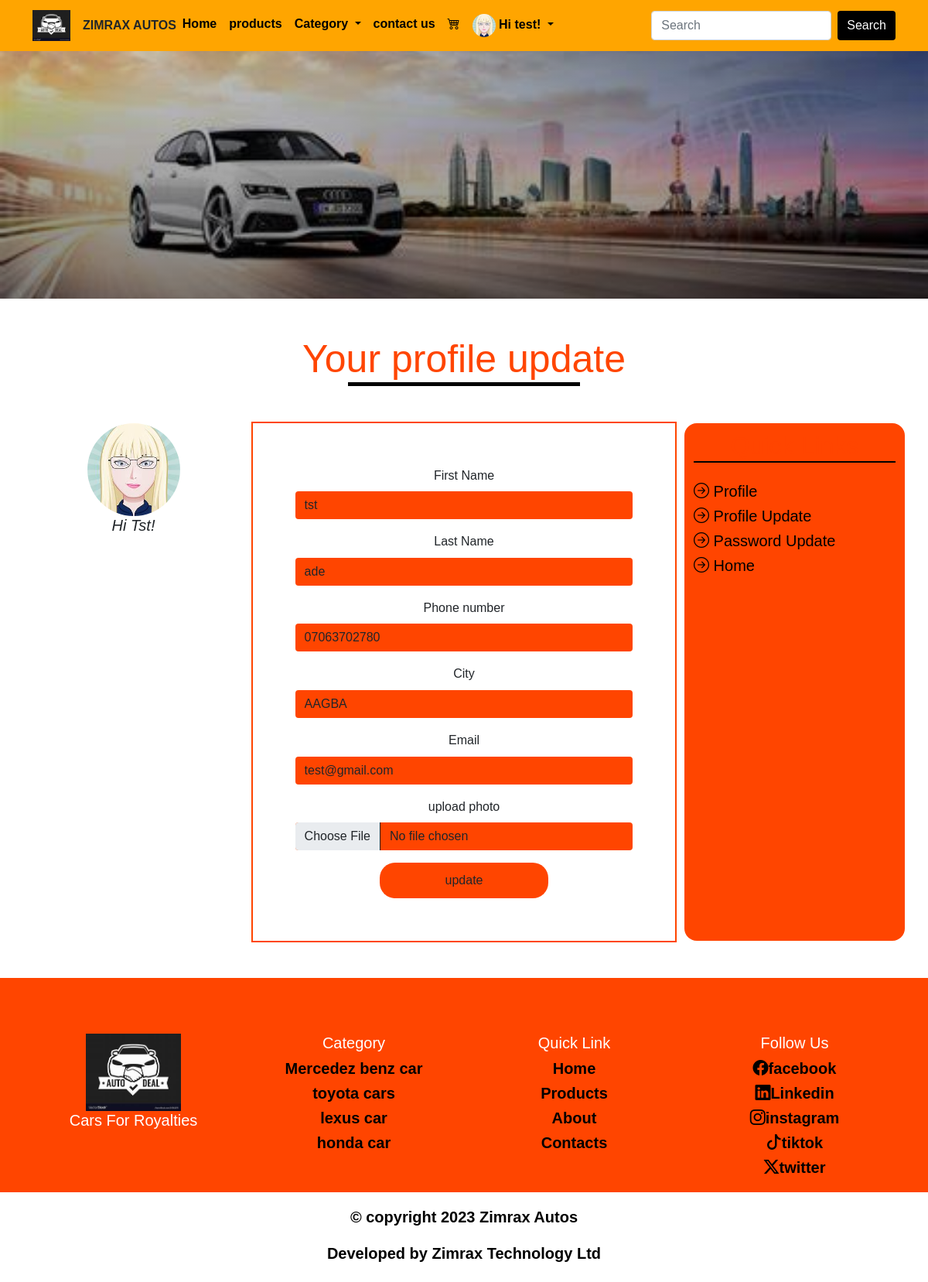
Screenshot of /profile_update (signed in) with the database file from the repository.
### main/models.py (models this page shows, shortened)
class AppInfo(models.Model):
    appname = models.CharField(max_length=50)
    logo = models.ImageField(upload_to="logo")
    carousel1 = models.ImageField(upload_to="carousel")
    carousel2 = models.ImageField(upload_to="carousel")
    carousel3 = models.ImageField(upload_to="carousel")
    banner = models.ImageField(upload_to="banner")
    copyrights = models.IntegerField()

class Customer_registration(models.Model):
    user = models.OneToOneField(
        User, on_delete=models.CASCADE
    )  # this line is compulsory, it ensure the django registration file recognize our own model for registration
    username = models.CharField(max_length=50)
    first_name = models.CharField(max_length=50)
    last_name = models.CharField(max_length=50)
    email = models.EmailField(max_length=254)
    city = models.CharField(max_length=254)
    phone_number = models.CharField(max_length=50)
    profile_picture = models.ImageField(upload_to="customer_photo")

### main/views.py (the view, shortened to what this page needs)
# urls.py: path("profile_update", views.profile_update, name="profile_update"),
@login_required(login_url='signin')
def profile_update(request):
    userprof = Customer_registration.objects.get(user__username=request.user.username)
    pform = ProfileForm(instance=request.user.customer_registration)
    context = {
        "userprof": userprof,
    }
    return render(request, "profile_update.html", context)

### main/context_processor.py (called while the page is built)
def horbital(request):
    info = AppInfo.objects.get(pk=2)
    cat = Category.objects.all()
    context = {
        'info': info,
        'cat':cat,
    }
    return context

### main/templates/profile_update.html (shortened to what this page needs)
{% extends 'base.html' %}
{%block header %}
{% include 'header.html' %}
{%endblock header%}
{%block banner %}
{% include 'banner.html' %}
{%endblock banner%}
{%block content %}
<div class="container">
  <div class="row">
    <h1 class="text-center title mt-5 mb-5">Your profile update</h1>
    <div class="col-12 col-md-3 pavat">
      <img src="{{userprof.profile_picture.url}}" alt="" style="height: 120px">
      <h5>hi {{user.first_name}}!</h5>
    </div>
    <div class="col-12 col-md-6 pform">
      <form action="{% url 'profile_update' %}" method="POST" enctype="multipart/form-data">
        <div class="mb-3">
          <label for="exampleInputEmail1" class="form-label ">First Name</label>
          <input type="text" name="first_name" value="{{userprof.first_name}}" class="form-control" id="exampleInputEmail1" aria-describedby="emailHelp">
        </div>
        <div class="mb-3">
          <label for="exampleInputEmail1" class="form-label">Last Name</label>
          <input type="text" name="last_name" value="{{userprof.last_name}}" class="form-control" id="exampleInputEmail1" aria-describedby="emailHelp">
        </div>
        <div class="mb-3">
          <label for="exampleInputEmail1" class="form-label">Phone number</label>
          <input type="text" name="phone_number" value="{{userprof.phone_number}}" class="form-control" id="exampleInputEmail1" aria-describedby="emailHelp">
        </div>
        <div class="mb-3">
          <label for="exampleInputEmail1" class="form-label">City</label>
          <input type="text" name="city"  value="{{userprof.city}}" class="form-control" id="exampleInputEmail1" aria-describedby="emailHelp">
        </div>
        <div class="mb-3">
            <label for="exampleInputEmail1" class="form-label">Email</label>
            <input type="email" name="email"  value="{{userprof.email}}" class="form-control" id="exampleInputEmail1" aria-describedby="emailHelp">
          </div>
        <div class="mb-3">
            <label for="exampleInputEmail1" class="form-label">upload photo</label>
            <input type="file" name="profile_picture" class="form-control" id="exampleInputEmail1" aria-describedby="emailHelp">
          </div>
          <div>
            <button type="submit" class="btn submit">update</button>
          </div>
      </form>
    </div>
    <div class="col-12 col-md-3 plink">
      <h2 class="text-center">quick links</h2>
      <ul class="list-unstyled text-start pt-3">
        <li> <a href="{% url 'profile' %}"><i class="bi bi-arrow-right-circle"></i> Profile</a></li>
        <li> <a href="{% url 'profile_update' %}"><i class="bi bi-arrow-right-circle"></i> Profile update</a></li>
        <li> <a href="{% url 'password_update' %}"><i class="bi bi-arrow-right-circle"></i> Password update</a></li>
        <li> <a href="{% url 'home' %}"><i class="bi bi-arrow-right-circle"></i> Home</a></li>
      </ul>
    </div>
  </div>
</div>
  {%endblock content%}
  {%block footer %}
{% include 'footer.html' %}
{%endblock footer%}

### main/templates/header.html (shortened to what this page needs)
{% load static %}
<nav class="navbar navbar-expand-lg navbar-light">
  <div class="container">
    <a class="navbar-brand" href="{% url 'landing_page' %}"
      ><img src="{{info.logo.url}}" style="height: 40px" />
    </a>
    <div class="name">ZIMRAX AUTOS</div>
    <div class="collapse navbar-collapse" id="navbarSupportedContent">
      <ul class="navbar-nav me-auto mb-2 mb-lg-0">
        {% if user.is_authenticated %}
        <li class="nav-item">
          <a class="nav-link" aria-current="page" href="{% url 'home' %}"
            >Home</a
          >
        </li>
        <li class="nav-item">
          <a class="nav-link" href="{% url 'product' %}">products</a>
        </li>
        <li class="nav-item dropdown">
          <a
            class="nav-link dropdown-toggle"
            href="#"
            id="navbarDropdown"
            role="button"
            data-bs-toggle="dropdown"
            aria-expanded="false"
            aria-expanded="false"
          >
            Category
          </a>
        </li>
        <li class="nav-item">
          <a
            class="nav-link"
            href="{% url 'contact' %}"
            tabindex="-1"
            aria-disabled="true"
            >contact us</a
          >
        </li>
        <li class="nav-item">
          <a href="{% url 'cart' %}" class="nav-link"
            ><i class="bi bi-cart4"></i
          ></a>
        </li>
        <li class="nav-item dropdown">
          <a
            class="nav-link dropdown-toggle"
            href="#"
            id="navbarDropdown"
            role="button"
            data-bs-toggle="dropdown"
            aria-expanded="false"
          >
            {% if user.customer_registration %}
            <img
              src="{{user.customer_registration.profile_picture.url}}"
              alt="avatar"
              style="height: 30px"
            />
            {% endif %} {% if request.user %}
            <span>Hi {{user.username}}!</span>
            {% endif %}
          </a>
        </li>
        {% endif %}
      </ul>
      <form action="{% url 'search' %}" method="POST" class="d-flex">
        <input
          class="form-control me-2"
          type="search"
          name="search"
          placeholder="Search"
          aria-label="Search"
        />
        <button type="submit" class="btn btn-outline-success" type="submit">
          Search
        </button>
      </form>
    </div>
  </div>
</nav>

### main/templates/footer.html
{% load static %}
<div class="footer mt-5">
    <div class="container footer">
      <div class="row">
        <div class="col-12 col-sm-6 col-md-6 col-lg-3">
          <div >
            <img src="{{info.logo.url}}" alt="WELCOME TO ZIMRAX Autos" />
            <h2 class="motto text-center">Cars for Royalties</h2>
          </div>
        </div>
        <div class="col-12 col-sm-6 col-md-6 col-lg-3 text-center">
          <h2>category</h2>
          <ul class="list-unstyled">
            <li><a href="">Mercedez benz car</a></li>
            <li><a href="">toyota cars</a></li>
            <li><a href="">lexus car</a></li>
            <li><a href="">honda car</a></li>
          </ul>
        </div>
        <div class="col-12 col-sm-6 col-md-6 col-lg-3 text-center">
          <h2>quick link</h2>
          <ul class="list-unstyled">
            <li><a href="{% url 'home' %}">Home</a></li>
            <li><a href="{% url 'product' %}">Products</a></li>
            <li><a href="{% url 'landing_page' %}">About</a></li>
            <li><a href="{% url 'contact' %}">Contacts</a></li>
          </ul>
        </div>
        <div class="col-12 col-sm-6 col-md-6 col-lg-3 text-center">
          <h2>follow us</h2>
          <ul class="list-unstyled">
            <li>
              <a href=""><i class="bi bi-facebook"></i>facebook</a>
            </li>
            <li>
              <a href=""><i class="bi bi-linkedin"></i>Linkedin</a>
            </li>
            <li>
              <a href=""><i class="bi bi-instagram"></i>instagram</a>
            </li>
            <li>
              <a href=""><i class="bi bi-tiktok"></i>tiktok</a>
            </li>
            <li>
              <a href=""><i class="bi bi-twitter-x"></i>twitter</a>
            </li>
          </ul>
        </div>
      </div>
    </div>
  </div>
  <div class="container-fluid">
    <div class="row text-center footer2">
      <div class="col-12 text-center">
        <p class="pt-3 copyright">&copy; copyright 2023 Zimrax Autos</p>
        <h1 class="developer">
          <a href="https://zimrax.com">Developed by Zimrax Technology Ltd</a>
        </h1>
      </div>
    </div>
  </div>

### main/static/css/style.css (style rules this page uses)
* { padding: 0%; margin: 0%; box-sizing: border-box; }
.navbar { background-color: orangered; }
.navbar .name { font-weight: bolder; }
.navbar-nav .nav-item .nav-link { font-weight: bolder; color: black; }
.navbar-nav .nav-link img { border-radius: 100%; }
.collapse form button { background-color: black; color: white; border: none; }
.title { color: orangered; font-size: 50px; font-weight: 600px; }
.title::after { content: ''; display:block; width: 300px; height: 5px; background-color: black; margin-left: auto; margin-right: auto; }
.footer { background-color: orangered; padding-top: 3%; }
.footer h2 { text-transform: capitalize; color:white; font-size: 20px; }
.footer ul a { text-decoration: none; color:black; font-size:20px; font-weight: bolder; }
.footer img { height: 100px; }
.motto { text-align: left; }
.copyright { color:black; font-size:20px; font-weight: bolder; }
.developer a { text-decoration: none; color:black; font-size:20px; font-weight: bolder; }
.submit { background-color: orangered; padding:10px; width:50%; border-radius: 20px; }
.pavat { text-align: center; }
.pavat img { height:200px; border-radius: 100%; }
.pavat h5 { font-style: italic; text-transform: capitalize; }
.plink { background-color: orangered; border-radius: 1rem; }
.plink h2 { text-transform: capitalize; border-bottom: 2px solid black; margin-top: 4%; }
.plink ul a { text-decoration: none; text-transform: capitalize; color: black; font-size: 20px; }
.pform form { outline: 2px solid orangered; padding: 10%; }
.pform form input { background-color: orangered; border: none; }
.payments ul li, h1 { list-style: none; margin-bottom: 5%; }
body, h1, h2, h3, p, form { margin: 0; padding: 0; }
body { font-family: 'Arial', sans-serif; line-height: 1.6; text-align: center; }
header h1, p { font-weight: bolder; color: black; }
h1, h2, h3 { margin-bottom: 5px; color: orangered; }
.developer { margin-bottom: 20px; }

### rows the page displays
AppInfo: logo (picture)
Customer_registration: profile_picture (placeholder picture), first_name "tst", last_name "ade", phone_number "07063702780", city "AAGBA", email "test@gmail.com"

### other values shown
{{ user.username }} "test"
{{ user.first_name }} "Tst"
